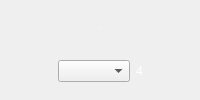
                      <widget class="QWidget" name="widget_p1_sensor_4" native="true">
                       <property name="sizePolicy">
                        <sizepolicy hsizetype="Preferred" vsizetype="Expanding">
                         <horstretch>0</horstretch>
                         <verstretch>0</verstretch>
                        </sizepolicy>
                       </property>
                       <property name="minimumSize">
                        <size>
                         <width>0</width>
                         <height>100</height>
                        </size>
                       </property>
                       <property name="maximumSize">
                        <size>
                         <width>16777215</width>
                         <height>16777215</height>
                        </size>
                       </property>
                       <property name="styleSheet">
                        <string notr="true">QWidget#widget_sensor1 {
    border-image: url(display_widget.png);
    background-repeat: no-repeat;
    background-position: center;
    background-size: cover;
}</string>
                       </property>
                       <layout class="QGridLayout" name="gridLayout_8" rowstretch="0">
                        <item row="0" column="0">
                         <layout class="QVBoxLayout" name="vlayout_p1_sensor_4" stretch="1,1">
                          <item>
                           <layout class="QHBoxLayout" name="horizontalLayout_17">
                            <item>
                             <spacer name="horizontalSpacer_29">
                              <property name="orientation">
                               <enum>Qt::Horizontal</enum>
                              </property>
                              <property name="sizeHint" stdset="0">
                               <size>
                                <width>40</width>
                                <height>20</height>
                               </size>
                              </property>
                             </spacer>
                            </item>
                            <item>
                             <widget class="QLabel" name="lbl_p1_sensor_name_4">
                              <property name="palette">
                               <palette>
                                <active>
                                 <colorrole role="WindowText">
                                  <brush brushstyle="SolidPattern">
                                   <color alpha="255">
                                    <red>255</red>
                                    <green>255</green>
                                    <blue>255</blue>
                                   </color>
                                  </brush>
                                 </colorrole>
                                </active>
                                <inactive>
                                 <colorrole role="WindowText">
                                  <brush brushstyle="SolidPattern">
                                   <color alpha="255">
                                    <red>255</red>
                                    <green>255</green>
                                    <blue>255</blue>
                                   </color>
                                  </brush>
                                 </colorrole>
                                </inactive>
                                <disabled>
                                 <colorrole role="WindowText">
                                  <brush brushstyle="SolidPattern">
                                   <color alpha="255">
                                    <red>120</red>
                                    <green>120</green>
                                    <blue>120</blue>
                                   </color>
                                  </brush>
                                 </colorrole>
                                </disabled>
                               </palette>
                              </property>
                              <property name="font">
                               <font>
                                <family>Arial</family>
                                <pointsize>-1</pointsize>
                               </font>
                              </property>
                              <property name="text">
                               <string>Sensor</string>
                              </property>
                              <property name="scaledContents">
                               <bool>true</bool>
                              </property>
                              <property name="alignment">
                               <set>Qt::AlignCenter</set>
                              </property>
                             </widget>
                            </item>
                            <item>
                             <spacer name="horizontalSpacer_30">
                              <property name="orientation">
                               <enum>Qt::Horizontal</enum>
                              </property>
                              <property name="sizeHint" stdset="0">
                               <size>
                                <width>40</width>
                                <height>20</height>
                               </size>
                              </property>
                             </spacer>
                            </item>
                           </layout>
                          </item>
                          <item>
                           <layout class="QHBoxLayout" name="horizontalLayout_18">
                            <item>
                             <spacer name="horizontalSpacer_31">
                              <property name="orientation">
                               <enum>Qt::Horizontal</enum>
                              </property>
                              <property name="sizeHint" stdset="0">
                               <size>
                                <width>40</width>
                                <height>20</height>
                               </size>
                              </property>
                             </spacer>
                            </item>
                            <item>
                             <widget class="QComboBox" name="combo_p1_sensor_selector_4"/>
                            </item>
                            <item>
                             <widget class="QLabel" name="lbl_p1_sensor_4">
                              <property name="palette">
                               <palette>
                                <active>
                                 <colorrole role="WindowText">
                                  <brush brushstyle="SolidPattern">
                                   <color alpha="255">
                                    <red>255</red>
                                    <green>255</green>
                                    <blue>255</blue>
                                   </color>
                                  </brush>
                                 </colorrole>
                                </active>
                                <inactive>
                                 <colorrole role="WindowText">
                                  <brush brushstyle="SolidPattern">
                                   <color alpha="255">
                                    <red>255</red>
                                    <green>255</green>
                                    <blue>255</blue>
                                   </color>
                                  </brush>
                                 </colorrole>
                                </inactive>
                                <disabled>
                                 <colorrole role="WindowText">
                                  <brush brushstyle="SolidPattern">
                                   <color alpha="255">
                                    <red>120</red>
                                    <green>120</green>
                                    <blue>120</blue>
                                   </color>
                                  </brush>
                                 </colorrole>
                                </disabled>
                               </palette>
                              </property>
                              <property name="text">
                               <string>4</string>
                              </property>
                              <property name="scaledContents">
                               <bool>true</bool>
                              </property>
                              <property name="alignment">
                               <set>Qt::AlignCenter</set>
                              </property>
                             </widget>
                            </item>
                            <item>
                             <spacer name="horizontalSpacer_32">
                              <property name="orientation">
                               <enum>Qt::Horizontal</enum>
                              </property>
                              <property name="sizeHint" stdset="0">
                               <size>
                                <width>40</width>
                                <height>20</height>
                               </size>
                              </property>
                             </spacer>
                            </item>
                           </layout>
                          </item>
                         </layout>
                        </item>
                       </layout>
                      </widget>
